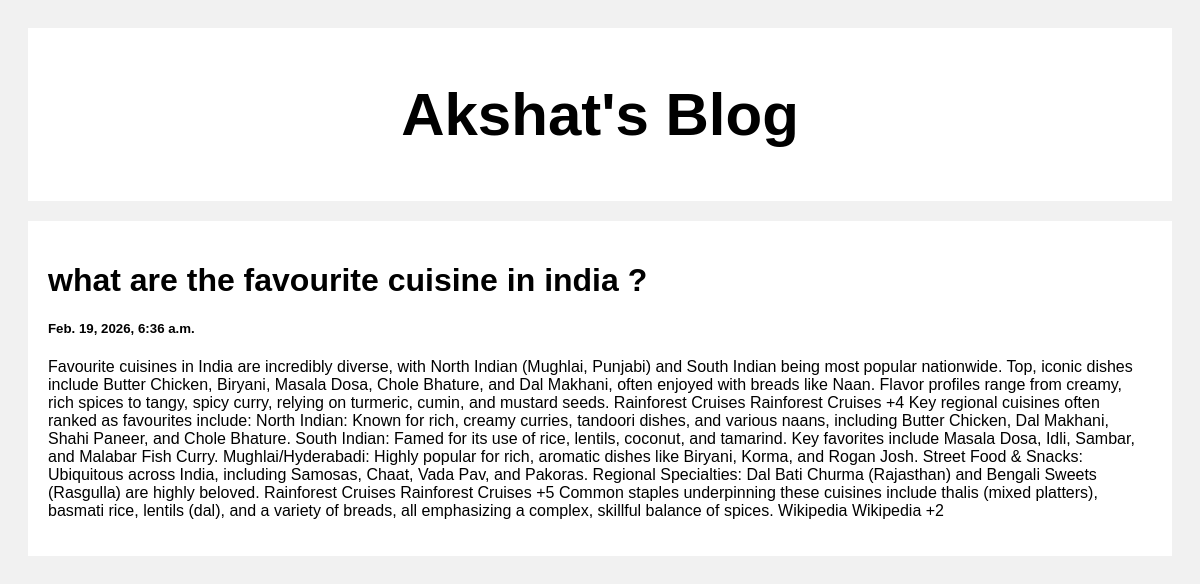
Screenshot of /post/3 with the database file from the repository.
### posts/models.py (models this page shows)
class Post(models.Model):
    title=models.CharField(max_length=100)
    body=models.CharField(max_length=1000000)
    created_at = models.DateTimeField(default=timezone.now,blank=True)

### posts/views.py (the view)
# urls.py: path('post/<str:pk>',views.post,name='post')
def post(request,pk):
    posts=Post.objects.get(id=pk)
    return render(request,'posts.html',{'posts':posts})

### templates/posts.html (shortened to what this page needs)
<!DOCTYPE html>
<html>
<head>
</head>
<body>
<div class="header">
  <h2>Akshat's Blog</h2>
</div>
<div class="row">
  <div class="leftcolumn">
    <div class="card">
        <h1>{{posts.title}}</h1>
        <h5>{{posts.created_at}}</h5>
        <p>{{posts.body}}</p>
    </div>
  </div>
</div>
</body>
</html>

### templates/posts.html (style rules this page uses)
* { box-sizing: border-box; }
body { font-family: Arial; padding: 20px; background: #f1f1f1; }
.header { padding: 2px; font-size: 40px; text-align: center; background: white; }
.leftcolumn { float: left; width: 100%; }
.card { background-color: white; padding: 20px; margin-top: 20px; }
.row:after { content: ""; display: table; clear: both; }

### rows the page displays
Post: title "what are the favourite cuisine in india ?", created_at "Feb. 19, 2026, 6:36 a.m.", body "Favourite cuisines in India are incredibly diverse, with North Indian (Mughlai, Punjabi) and South Indian being most popular nationwide. Top, iconic dishes include Butter Chicken, Biryani, Masala Dosa, Chole Bhature, and Dal Makhani, often enjoyed with breads like Naan. Flavor profiles range from creamy, rich spices to tangy, spicy curry, relying on turmeric, cumin, and mustard seeds. Rainforest Cruises Rainforest Cruises +4 Key regional cuisines often ranked as favourites include: North Indian: Known for rich, creamy curries, tandoori dishes, and various naans, including Butter Chicken, Dal Makhani, Shahi Paneer, and Chole Bhature. South Indian: Famed for its use of rice, lentils, coconut,…"
